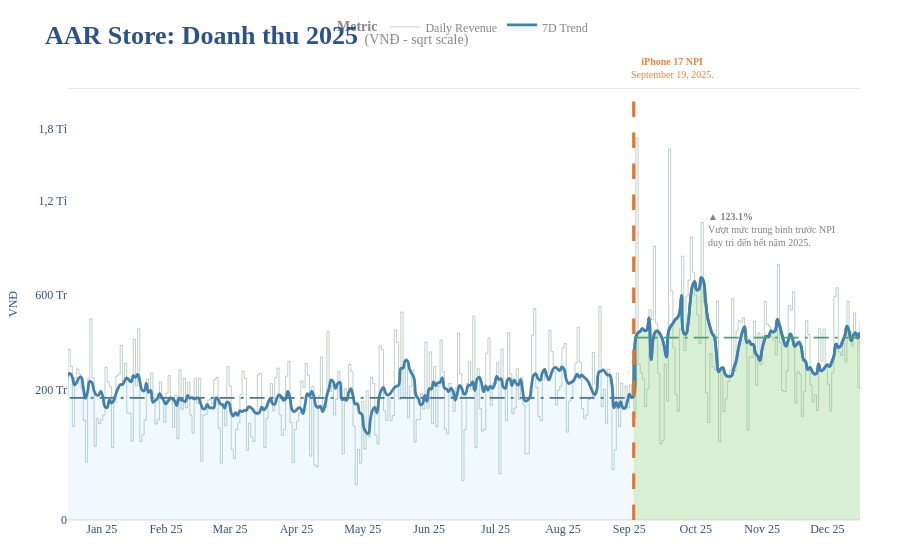

The cell this chart's notebook holds for it:
### Markdown cell above
### First Chart
Có thể add vào bất cứ chart nào\
fig.add_scatter( )\
fig.add_bar( )\
fig.add_histogram( )\
fig.add_vline( )\
fig.add_hline( )\
fig.add_annotation( )\
fig.update_traces( )\
fig.update_xaxes( )\
fig.update_yaxes( )\
fig.update_layout( )

### Code cell
tick_vals_raw = [
    0, 200_000_000, 600_000_000, 
    1_200_000_000,  1_800_000_000
    ]
y_max_sqrt = (max(tick_vals_raw) + 4e8) **0.5
tick_text_raw = ['0', '200 Tr', '600 Tr', '1,2 Tỉ', '1,8 Tỉ']
tick_vals_sqrt = np.sqrt(tick_vals_raw).tolist()

if True: #! Params
    #todo Không thể gán value cho vế dùng function/method
    x_raw               = 'Date'
    y_sqrt              = ['sqrt_revenue', 'sqrt_rolling']
    y_raw               = ['Revenue_by_Date', 'Rolling_7Day']
    legend_a            = 'Daily Revenue'
    legend_b            = '7D Trend'

    # title & range
    x_title           = 'Tháng'
    y_title           = 'VNĐ'
    x_range           = ["2025-01-01", "2025-12-31"]
    y_range           = [0, y_max_sqrt]

    # Event & Mean columns
    sqrt_event_end_year = 'sqrt_event_launching' 
    raw_b_mean          = 'raw_before_event_mean'
    raw_a_mean          = 'raw_after_event_mean'
    sqrt_b_mean         = 'sqrt_before_event_mean'
    sqrt_a_mean         = 'sqrt_after_event_mean'
    event_increase      = duck_date_rev.loc[0, 'event_increase']


fig = px.line(duck_date_rev, 
    title = '<b>AAR Store: Doanh thu 2025</b> <span style="font-size:14px; color:#888;">(VNĐ - sqrt scale)</span>',
    x = x_raw, 
    y = y_sqrt,                                       # Truyền list tên cột vào đây (cột để vẽ, có thể đã Square hoặc log)
    custom_data = y_raw, # Custom_data = Values Raw dùng để show kết quả hover. 
    labels = {'variable': '<b>Metric</b>'},            # Để đặt tên trục/ legend
    hover_name = x_raw,
    # color = None,
    color='variable',
    animation_frame=None, #! Test
    render_mode = 'svg'
    # width=1400, height=550
)

# Rolling 7D
fig.update_traces(
    selector={'name': y_sqrt[1]},
    name = legend_b,
    showlegend = True,
    line_color = "#4281AF", 
    line = dict(
        dash = 'solid',
        width = 2.8,
        shape = 'spline',
        smoothing = 1.3
        ),
    opacity = 1,
    fill = 'tozeroy', # Đổ màu từ đường line xuống trục 0
    fillcolor = 'rgba(120, 197, 239, 0.1)', 
    hovertemplate = "<b>Tuần: %{x|%W}</b><br>Trung bình: %{customdata[1]:,.0f} VNĐ<extra></extra>",
    # visible = 'legendonly'
)
# Daily Revenue
fig.update_traces(
    selector={'name': y_sqrt[0]},
    name = legend_a,
    showlegend = True,
    # line_color="#5EAEFF", 
    line_color = "#367050", 
    line = dict(
        width = 0.8, 
        shape = 'hv', 
        smoothing = 1.3
        ),
    opacity = 0.4,
    hovertemplate = "<b>Ngày: %{x|%d-%m-%Y}</b><br>Doanh thu: %{customdata[0]:,.0f} VNĐ<extra></extra>"
    # fill='tozeroy', # Đổ màu từ đường line xuống trục 0
    # fillcolor='rgba(135, 206, 250, 0.18)', # Màu xanh nhạt với độ trong suốt 20%
)
# Event_launch -> End year
fig.add_scatter(
    line_color = "#4281AF",
    x = duck_date_rev[x_raw], 
    y = duck_date_rev[sqrt_event_end_year],
    fill = 'tozeroy',
    # fillcolor='rgba(255, 167, 0, 0.2)',
    fillcolor = 'rgba(120, 200, 40, 0.2)',
    line = dict(width = 2.7,       # Ẩn = 0
                shape = 'spline', 
                smoothing = 1.3),    
    name = '',                      #! Ẩn
    showlegend = False,             # Giấu khỏi bảng chú thích (Legend)
    hoverinfo = 'skip'              # Rê chuột vào không hiện gì cả
)
# Mean line before_npi
fig.add_scatter(
    x=duck_date_rev[x_raw], 
    y=duck_date_rev[sqrt_b_mean], 
    mode='lines', 
    line=dict(color="#467797", width=1.7, dash='longdashdot'), # Chỉnh trực tiếp ở đây là chắc ăn nhất
        # BỘ BA "VÔ HÌNH":
    showlegend=False,        # 1. Giấu khỏi bảng chú thích (Legend)
    hoverinfo='skip',        # 2. Rê chuột vào không hiện gì cả
    name=''                  # 3. Để tên trống để tránh hiện lỗi nếu lỡ hover trúng
)
# Mean line after_npi
fig.add_scatter(
    x=duck_date_rev[x_raw], 
    y=duck_date_rev[sqrt_a_mean], 
    mode='lines', 
    line=dict(color="#4EA073", width=1.7, dash='longdashdot'), # Chỉnh trực tiếp ở đây là chắc ăn nhất
        # BỘ BA "VÔ HÌNH":
    showlegend=False,        # 1. Giấu khỏi bảng chú thích (Legend)
    hoverinfo='skip',        # 2. Rê chuột vào không hiện gì cả
    name=''                  # 3. Để tên trống để tránh hiện lỗi nếu lỡ hover trúng
)


fig.update_yaxes(
    tickmode = "array",
    tickvals = tick_vals_sqrt, # Vị trí đặt vạch chia (trên thang đo sqrt)
    ticktext = tick_text_raw, # Chữ hiển thị tại vạch đó
    tickprefix = None,
    ticksuffix = '    ',
    automargin = True,
    title = y_title,
    range = y_range,
)
fig.update_xaxes(
    ticklabelmode = "period",
    title_text = x_title,
    range = x_range, 
    title_font = dict(size=12),
    dtick = "M1",      # Có thể là 3 tháng, 1 ngày, 1 giờ...
    tickformat = "%b %y", # %b = chuẩn ISO cho tháng dạng Jan,...
    showgrid = True,
    gridwidth = 1, 
    gridcolor = 'white',
    # x_line = off
    showline = False, 
)
# Thêm đường Trần (y = max(y))
fig.add_hline(y = y_max_sqrt, 
              line_dash="solid", 
              line_color="#D3D3D3", 
              line_width=1)
# Thêm đường Sàn (ví dụ 0 VNĐ)
fig.add_hline(y=0, 
              line_dash="solid", 
              line_color="#D3D3D3", 
              line_width=0.5)
# Thêm Event Line
fig.add_vline(
    x = event_start_date, 
    line_width = 3.1, 
    line_dash = "longdash", 
    line_color = "#E8732A",
    layer = 'above'
)
fig.add_annotation(
    x = event_start_date, 
    y = 1.015, yref = "paper",
    text = "<b>🚀 iPhone 17 NPI</b><br>September 19, 2025.",
    align = 'left',
    showarrow = False,
    font = dict(
        family="Segoe UI Semibold",
        size=10,         
        color="#F28136",   
    ),
    xshift = -5,            # Đẩy chữ sang phải 5px để không dính sát vào đường kẻ
    yanchor = "bottom",
    xanchor = "left"
)
fig.add_annotation(
    text=f"<b>▲ {event_increase:.1f}%</b><br>Vượt mức trung bình trước NPI<br>duy trì đến hết năm 2025.",
    x='2025-10-21',  #! x theo df
    y=0.72,          #! y theo paper
    yref="paper",    # Bắt buộc có dòng này để y= có ý nghĩa
    showarrow=False,
    align="left",
    xanchor="left", 
    yanchor="top",  
    font=dict(size=10, color="gray")          
)

#! Theme | Legend | Margin | X-Y show title | Grid_color | Font | Hover_mode.
fig.update_layout(
    template="plotly_white",
    #! Legend
    legend=dict(
        orientation="h",        # Legend nằm ngang
        yanchor="top", y=1.175, 
        xanchor="center", x=0.5,
        font=dict(size=12, color="#86868b")
        ),
    #! Lề
    margin=dict(
        b=40,
        t=80, 
        l=40,  
        r=40),

    #! Font
    font_family='Segoe UI Semibold',
    font_color="#2C528C",
    title_font_size=26,

    #! X-axis
    xaxis=dict(
        title=None,             # Bỏ
        gridcolor="#D3D3D3",
        gridwidth = 0.2,
        showgrid=False,
        tickfont=dict(size=12),
        title_font=dict(size=12)
    ),
    #! Y-axis
    yaxis=dict(
        gridcolor = "#ECECEC",
        gridwidth = 0.1,
        showgrid = False,
        tickfont = dict(size=12),
        title_font = dict(size=12)
    ),
    hovermode="x unified",
    transition_duration=800,
    hoverlabel=dict(bgcolor="rgba(255, 255, 255, 0.9)", font_size=13),

# Thêm Button vào trong fig.update_layout

)
# fig.update_xaxes(rangeslider_visible=True)
fig.show()

### Figure 1 — Plotly figure (JSON) as saved in the notebook; plotly's stock layout.template omitted (floating-point values rounded to 4 significant figures; data arrays with more than 128 entries replaced by an {"elided": "..."} marker saying what was removed)
{"data": [{"customdata": {"elided": "637x2 int values"}, "hovertemplate": "<b>Ngày: %{x|%d-%m-%Y}</b><br>Doanh thu: %{customdata[0]:,.0f} VNĐ<extra></extra>", "hovertext": {"elided": "637 str values"}, "legendgroup": "sqrt_revenue", "line": {"color": "#367050", "dash": "solid", "shape": "hv", "smoothing": 1.3, "width": 0.8}, "marker": {"symbol": "circle"}, "mode": "lines", "name": "Daily Revenue", "opacity": 0.4, "orientation": "v", "showlegend": true, "type": "scatter", "x": {"elided": "637 str values"}, "xaxis": "x", "y": {"elided": "637 int values"}, "yaxis": "y"}, {"customdata": {"elided": "637x2 int values"}, "fill": "tozeroy", "fillcolor": "rgba(120, 197, 239, 0.1)", "hovertemplate": "<b>Tuần: %{x|%W}</b><br>Trung bình: %{customdata[1]:,.0f} VNĐ<extra></extra>", "hovertext": {"elided": "637 str values"}, "legendgroup": "sqrt_rolling", "line": {"color": "#4281AF", "dash": "solid", "shape": "spline", "smoothing": 1.3, "width": 2.8}, "marker": {"symbol": "circle"}, "mode": "lines", "name": "7D Trend", "opacity": 1, "orientation": "v", "showlegend": true, "type": "scatter", "x": {"elided": "637 str values"}, "xaxis": "x", "y": {"elided": "637 int values"}, "yaxis": "y"}, {"fill": "tozeroy", "fillcolor": "rgba(120, 200, 40, 0.2)", "hoverinfo": "skip", "line": {"color": "#4281AF", "shape": "spline", "smoothing": 1.3, "width": 2.7}, "name": "", "showlegend": false, "type": "scatter", "x": {"elided": "637 str values"}, "y": {"elided": "637 int values"}}, {"hoverinfo": "skip", "line": {"color": "#467797", "dash": "longdashdot", "width": 1.7}, "mode": "lines", "name": "", "showlegend": false, "type": "scatter", "x": {"elided": "637 str values"}, "y": {"elided": "637 float values"}}, {"hoverinfo": "skip", "line": {"color": "#4EA073", "dash": "longdashdot", "width": 1.7}, "mode": "lines", "name": "", "showlegend": false, "type": "scatter", "x": {"elided": "637 str values"}, "y": {"elided": "637 float values"}}], "layout": {"annotations": [{"align": "left", "font": {"color": "#F28136", "family": "Segoe UI Semibold", "size": 10}, "showarrow": false, "text": "<b>🚀 iPhone 17 NPI</b><br>September 19, 2025.", "x": "2025-09-18", "xanchor": "left", "xshift": -5, "y": 1.015, "yanchor": "bottom", "yref": "paper"}, {"align": "left", "font": {"color": "gray", "size": 10}, "showarrow": false, "text": "<b>▲ 123.1%</b><br>Vượt mức trung bình trước NPI<br>duy trì đến hết năm 2025.", "x": "2025-10-21", "xanchor": "left", "y": 0.72, "yanchor": "top", "yref": "paper"}], "font": {"color": "#2C528C", "family": "Segoe UI Semibold"}, "hoverlabel": {"bgcolor": "rgba(255, 255, 255, 0.9)", "font": {"size": 13}}, "hovermode": "x unified", "legend": {"font": {"color": "#86868b", "size": 12}, "orientation": "h", "title": {"text": "<b>Metric</b>"}, "tracegroupgap": 0, "x": 0.5, "xanchor": "center", "y": 1.175, "yanchor": "top"}, "margin": {"b": 40, "l": 40, "r": 40, "t": 80}, "shapes": [{"line": {"color": "#D3D3D3", "dash": "solid", "width": 1}, "type": "line", "x0": 0, "x1": 1, "xref": "x domain", "y0": 46900.0, "y1": 46900.0, "yref": "y"}, {"line": {"color": "#D3D3D3", "dash": "solid", "width": 0.5}, "type": "line", "x0": 0, "x1": 1, "xref": "x domain", "y0": 0, "y1": 0, "yref": "y"}, {"layer": "above", "line": {"color": "#E8732A", "dash": "longdash", "width": 3.1}, "type": "line", "x0": "2025-09-18", "x1": "2025-09-18", "xref": "x", "y0": 0, "y1": 1, "yref": "y domain"}], "title": {"font": {"size": 26}, "text": "<b>AAR Store: Doanh thu 2025</b> <span style=\"font-size:14px; color:#888;\">(VNĐ - sqrt scale)</span>"}, "transition": {"duration": 800}, "xaxis": {"anchor": "y", "domain": [0, 1], "dtick": "M1", "gridcolor": "#D3D3D3", "gridwidth": 0.2, "range": ["2025-01-01", "2025-12-31"], "showgrid": false, "showline": false, "tickfont": {"size": 12}, "tickformat": "%b %y", "ticklabelmode": "period", "title": {}}, "yaxis": {"anchor": "x", "automargin": true, "domain": [0, 1], "gridcolor": "#ECECEC", "gridwidth": 0.1, "range": [0, 46900.0], "showgrid": false, "tickfont": {"size": 12}, "tickmode": "array", "ticksuffix": "    ", "ticktext": ["0", "200 Tr", "600 Tr", "1,2 Tỉ", "1,8 Tỉ"], "tickvals": [0, 14140.0, 24490.0, 34640.0, 42430.0], "title": {"font": {"size": 12}, "text": "VNĐ"}}}}
